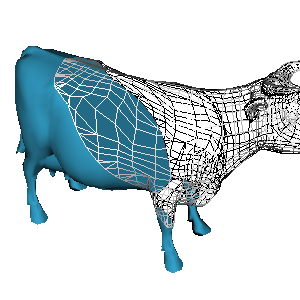

Write the Python code that produced this figure.
#!/usr/bin/env python

# Demonstrate clipping and capping on a cow model using vtkClipPolyData,
# vtkCutter, vtkStripper, and vtkTriangleFilter to generate a cut surface.

import os

# Factory overrides
import vtkmodules.vtkInteractionStyle  # noqa: F401
import vtkmodules.vtkRenderingOpenGL2  # noqa: F401

from vtkmodules.vtkCommonColor import vtkNamedColors
from vtkmodules.vtkCommonDataModel import (
    vtkPlane,
    vtkPolyData,
)
from vtkmodules.vtkFiltersCore import (
    vtkClipPolyData,
    vtkCutter,
    vtkPolyDataNormals,
    vtkStripper,
    vtkTriangleFilter,
)
from vtkmodules.vtkIOGeometry import vtkBYUReader
from vtkmodules.vtkRenderingCore import (
    vtkActor,
    vtkPolyDataMapper,
    vtkProperty,
    vtkRenderWindow,
    vtkRenderWindowInteractor,
    vtkRenderer,
)

# Data file path (relative to this script)
data_dir = os.environ.get("VPE_DATA_DIR", os.path.dirname(os.path.abspath(__file__)))
colors = vtkNamedColors()

peacock = [0.0, 0.0, 0.0]
colors.GetColorRGB("peacock", peacock)
tomato = [0.0, 0.0, 0.0]
colors.GetColorRGB("tomato", tomato)

# Read the cow geometry and generate vertex normals
cow = vtkBYUReader()
cow.SetGeometryFileName(os.path.join(data_dir, "Viewpoint", "cow.g"))

cow_normals = vtkPolyDataNormals()
cow_normals.SetInputConnection(cow.GetOutputPort())

# Define a clip plane
plane = vtkPlane()
plane.SetOrigin(0.25, 0, 0)
plane.SetNormal(-1, -1, 0)

# Clip the cow
clipper = vtkClipPolyData()
clipper.SetInputConnection(cow_normals.GetOutputPort())
clipper.SetClipFunction(plane)
clipper.GenerateClipScalarsOn()
clipper.GenerateClippedOutputOn()
clipper.SetValue(0.5)

clip_mapper = vtkPolyDataMapper()
clip_mapper.SetInputConnection(clipper.GetOutputPort())
clip_mapper.ScalarVisibilityOff()

back_prop = vtkProperty()
back_prop.SetDiffuseColor(tomato)

clip_actor = vtkActor()
clip_actor.SetMapper(clip_mapper)
clip_actor.GetProperty().SetColor(peacock)
clip_actor.SetBackfaceProperty(back_prop)

# Generate cut lines and triangulate to create cap surface
cut_edges = vtkCutter()
cut_edges.SetInputConnection(cow_normals.GetOutputPort())
cut_edges.SetCutFunction(plane)
cut_edges.GenerateCutScalarsOn()
cut_edges.SetValue(0, 0.5)

cut_strips = vtkStripper()
cut_strips.SetInputConnection(cut_edges.GetOutputPort())
cut_strips.Update()

# Convert polyline loops to polygons
cut_poly = vtkPolyData()
cut_poly.SetPoints(cut_strips.GetOutput().GetPoints())
cut_poly.SetPolys(cut_strips.GetOutput().GetLines())

# Triangulate the cap polygons
cut_triangles = vtkTriangleFilter()
cut_triangles.SetInputData(cut_poly)

cut_mapper = vtkPolyDataMapper()
cut_mapper.SetInputConnection(cut_triangles.GetOutputPort())

cut_actor = vtkActor()
cut_actor.SetMapper(cut_mapper)
cut_actor.GetProperty().SetColor(peacock)

# Wireframe of the clipped-away portion
rest_mapper = vtkPolyDataMapper()
rest_mapper.SetInputData(clipper.GetClippedOutput())
rest_mapper.ScalarVisibilityOff()

rest_actor = vtkActor()
rest_actor.SetMapper(rest_mapper)
rest_actor.GetProperty().SetRepresentationToWireframe()

# Renderer
renderer = vtkRenderer()
renderer.AddActor(clip_actor)
renderer.AddActor(cut_actor)
renderer.AddActor(rest_actor)
renderer.SetBackground(1, 1, 1)
# Window
render_window = vtkRenderWindow()
render_window.AddRenderer(renderer)
render_window.SetSize(300, 300)
render_window.SetWindowName("cap cow")

# Scene
renderer.ResetCamera()
renderer.GetActiveCamera().Azimuth(30)
renderer.GetActiveCamera().Elevation(30)
renderer.GetActiveCamera().Dolly(1.5)
renderer.ResetCameraClippingRange()

# Interactor
interactor = vtkRenderWindowInteractor()
interactor.SetRenderWindow(render_window)

interactor.Initialize()
interactor.Start()
